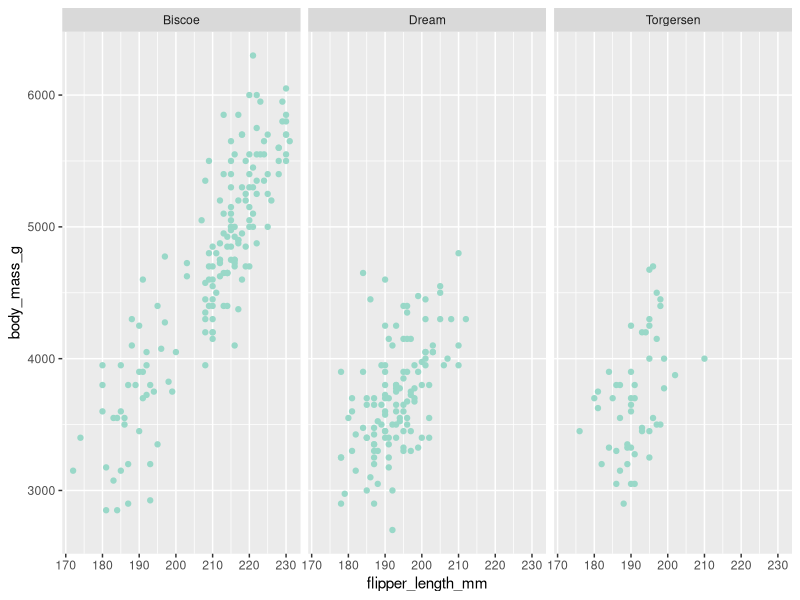

Generate this figure with R: (Note: this script raises an error after producing the figure.)
## ---- chunk 1
library(palmerpenguins)
library(ggplot2)

ggplot(penguins, aes(x = flipper_length_mm, y = body_mass_g, colour = species)) +
    geom_point(colour = '#99d8c8') + 
    facet_wrap(~ island)

penguins |> 
    filter(island == "Biscoe") |> 
    arrange(desc(body_mass_g)) |> 
    head()

penguins |> 
    filter(!is.na(sex)) |> 
    group_by(species, sex) |> 
    summarise(median = median(flipper_length_mm)) |> 
    ggplot(aes(x = species, y = median, fill = sex)) +
    geom_col(position = "dodge") +
    labs(x = "species", y = "median flipper length")

penguins |> 
    subset(!is.na(sex)) |> 
    aggregate(flipper_length_mm ~ species + sex, FUN = 'median') |> 
    ggplot(aes(x = species, y = flipper_length_mm, fill = sex)) +
    geom_col(position = "dodge") +
    labs(x = "species", y = "median flipper length")
